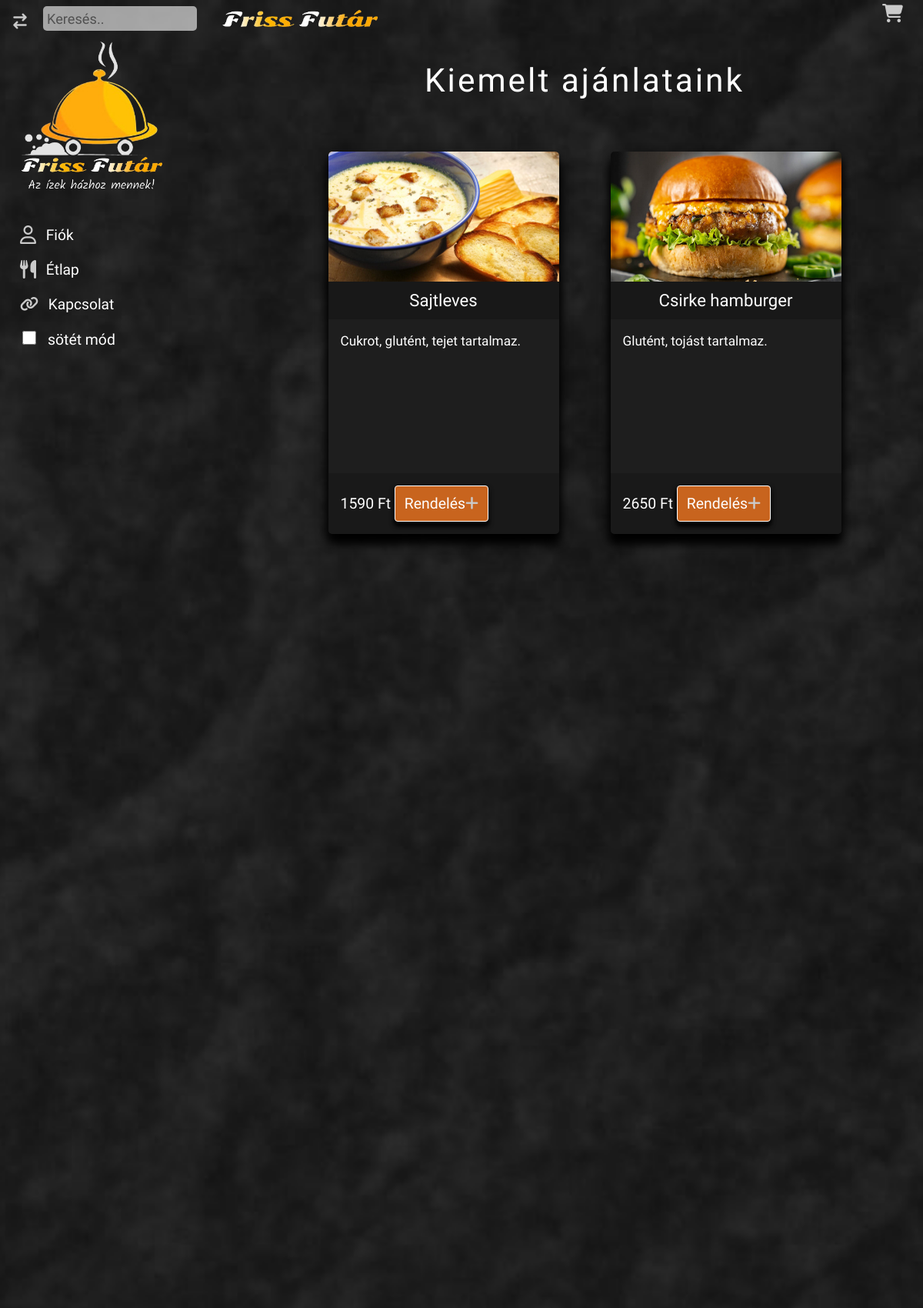
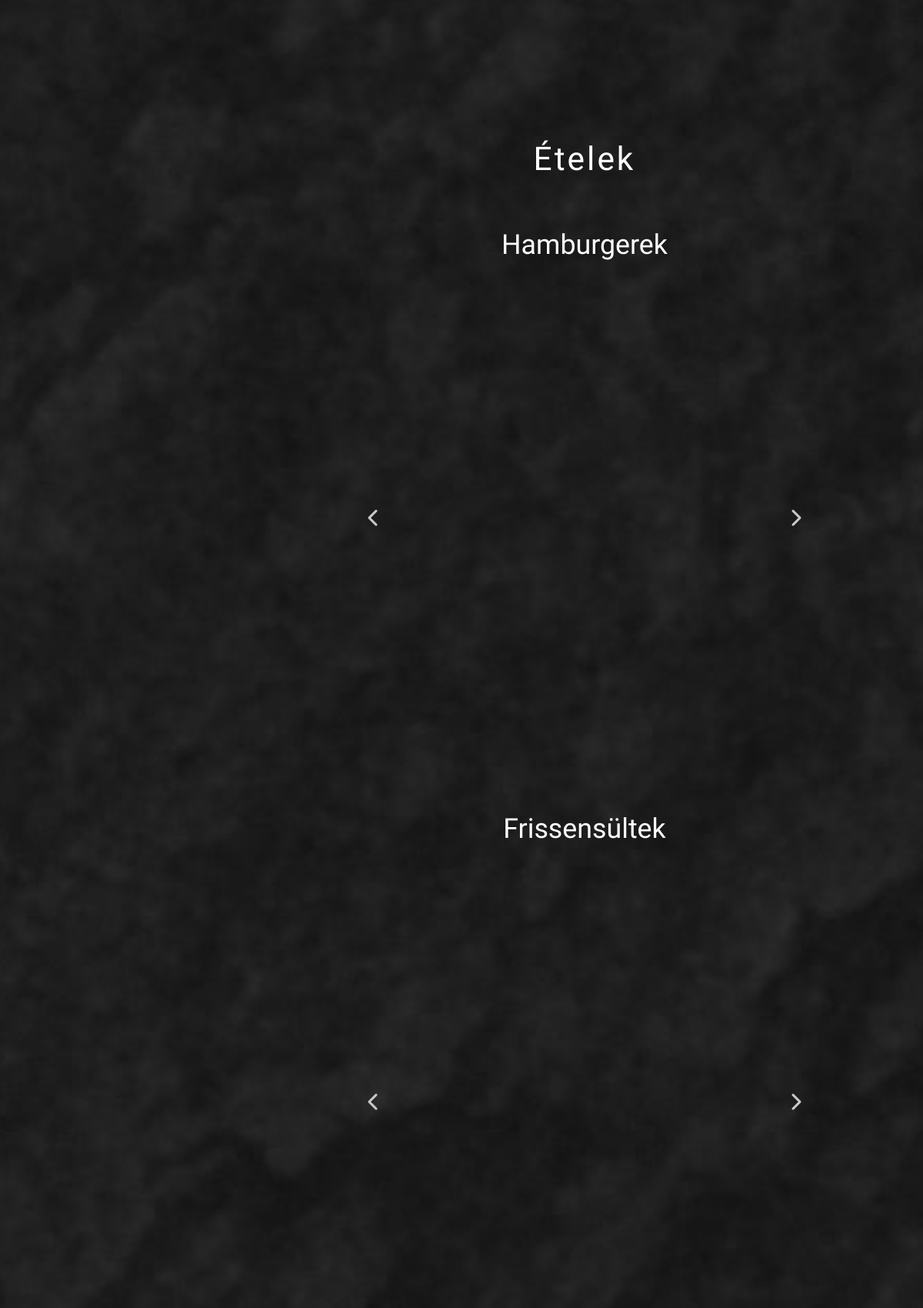
Page /app/index.php (upper part) on the committed database (2 pictures, top to bottom).
### tables this page shows
CREATE TABLE `termek` (
  `id` int(11) NOT NULL,
  `termek_csoport_id` int(11) NOT NULL,
  `megnevezes` varchar(100) NOT NULL,
  `leiras` varchar(100) NOT NULL,
  `kep` varchar(80) NOT NULL,
  `netto_egyseg_ar` int(11) NOT NULL,
  `mennyisegi_egysegek_id` int(11) NOT NULL,
  `afa_kulcs_id` int(11) NOT NULL
);

CREATE TABLE `termek_csoport` (
  `id` int(11) NOT NULL,
  `termek_kategoria_id` int(11) NOT NULL,
  `megnevezes` varchar(30) NOT NULL
);

### app/adatok.php (called while the page is built, shortened)
<?php
    $db = kapcs();
    $sql =  "SELECT t.id AS 'id', t.megnevezes AS 'megn', t.leiras AS 'leiras', t.kep AS 'kep',
            t.netto_egyseg_ar AS 'netto_ar', tcs.megnevezes AS 'csoport', a.kulcs AS 'afa_kulcs',
            m.megnevezes AS 'm_egyseg', tk.megnevezes AS 'kategoria'
            FROM termek AS t INNER JOIN afa_kulcsok AS a ON t.afa_kulcs_id = a.id
            INNER JOIN termek_csoport AS tcs ON t.termek_csoport_id = tcs.id
            INNER JOIN mennyisegi_egysegek AS m ON t.mennyisegi_egysegek_id = m.id
            INNER JOIN termek_kategoria AS tk ON tcs.termek_kategoria_id = tk.id";
    $sql_termekek= $db->query($sql);
    $termekek = $sql_termekek->fetchAll(PDO::FETCH_ASSOC);
    $sql =  "SELECT tcs.id AS 'id', tcs.megnevezes AS 'megn', tk.megnevezes AS 'kategoria'
            FROM termek_csoport AS tcs
            INNER JOIN termek_kategoria AS tk ON tcs.termek_kategoria_id = tk.id";
    $sql_csoportok = $db->query($sql);
    $csoportok = $sql_csoportok->fetchAll(PDO::FETCH_ASSOC);
?>

### app/termekek_megjelenit.php (the view, shortened to what this page needs)
<?php
function termekeketMegjelenit($kategoria,$termek_csoport_adatok,$adatok)
{
    $n = count($termek_csoport_adatok);
    for ($i=0; $i < $n; $i++) {
        if ($termek_csoport_adatok[$i]['kategoria']==$kategoria){
            $csoport = $termek_csoport_adatok[$i]['megn'];
            echo
            "<h3 id='$csoport'>$csoport</h3>
            <div class='menu-item-container' >
                <div class='lapoz'><button class='atlatszo-gomb' id='$csoport-elozo' onclick='balra(`$csoport`)'><i class='fa-solid fa-chevron-left fa-xl'></i></button></div>";
            echo "<div class='lapoz'><button class='atlatszo-gomb' id='$csoport-kovetkezo' onclick='jobbra(`$csoport`)'><i class='fa-solid fa-chevron-right fa-xl'></i></button></div>";
            echo "</div>";
        }
    }
}
?>

### app/index.php (shortened to what this page needs)
<?php
    include_once "adatok.php";
?>
<!DOCTYPE html>
<html lang="hu">
<head runat="server">
    <link href="https://cdn.jsdelivr.net/npm/bootstrap@5.3.0-alpha3/dist/css/bootstrap.min.css" rel="stylesheet"
>
    <link rel="stylesheet" href="css/indexDark.css">
</head>
<body id="body">
    <div class="wrapper">
        <aside id="sidebar">
            <div class="h-100">
                <div class="logo">
                    <div id="logokep"></div>
                </div>
                <button class="sidebar_toggle" type="button">
                    <i class="fa-solid fa-arrow-right-arrow-left fa-lg"></i>
                </button>
                <ul class="sidebar-nav">
                    <li class="sidebar-item">
                        <?php
                            if (!$_SESSION['belepettE']) {
                                echo '
                                <a href="#" class="sidebar-link collapsed" data-bs-toggle="collapse" data-bs-target="#fiok"
                                    aria-expanded="false" aria-controls="fiok">
                                    <i class="fa-regular fa-user fa-lg pe-2"></i>
                                    Fiók
                                </a>
                                <ul id="fiok" class="sidebar-dropdown list-unstyled collapse" data-bs-parent="#sidebar">
                                    <li class="sidebar-item">
                                        <a href="belep_regisztral.php" onclick="openLogin()" class="sidebar-link"><span
                                                class="fiok_al">Bejelentkezés</a>
                                    </li>
                                    <li class="sidebar-item">
                                        <a href="belep_regisztral.php" onclick="openRegister()" class="sidebar-link"><span
                                                class="fiok_al">Regisztráció</a>
                                    </li>
                                </ul></li>
                                ';
                            }
                            else{
                                echo'
                                <a href="#Kuponok" class="sidebar-link">
                                    <i class="fa-solid fa-tags pe-2"></i>
                                    Kuponok
                                </a></li>';
                            }
                        ?>
                    <li class="sidebar-item">
                        <a href="#" class="sidebar-link collapsed" data-bs-toggle="collapse" data-bs-target="#etlap"
                            aria-expanded="false" aria-controls="etlap">
                            <i class="fa-solid fa-utensils  fa-lg pe-2"></i>
                            Étlap
                        </a>
                    </li>
                    <li class="sidebar-item">
                        <a href="#kapcsolat" class="sidebar-link">
                            <i class="fa-solid fa-link pe-2"></i>
                            Kapcsolat
                        </a>
                    </li>
                    <li class="sidebar-item">
                        <div class="switch">
                            <div class="form-check">
                                <input class="input_check" type="checkbox" role="switch" id="theme" name="theme"
                                    onclick="toggleTheme()">
                                <label class="form-check-label" for="theme" id="tema_valtas">sötét mód</label>
                            </div>
                        </div>
                    </li>
                </ul>
            </div>
        </aside>
        <div class="main" id="fent">
            <header>
                <div class="navtop">
                    <nav class="navbar navbar-expand px-3">
                        <div class="nav-kosar">
                            <button class="atlatszo-gomb" onclick="kosarMegjelenit()"><i class="fa-solid fa-cart-shopping fa-xl" ></i></button>
                        </div>
                        <div class="nav-logo"></div>
                        <input class="kereses" type="text" placeholder="Keresés..">
                    </nav>
                </div>
            </header>
            <div class="content" id="cont">
                <h2>Kiemelt ajánlataink</h2>
                <div class="grid" id="heti_ajanlat_grid">
                    <?php
                        include_once "random_ajanlat.php";
                    ?>
                </div>
                <div class="menu">
                    <?php
                        include_once "termekek_megjelenit.php";
                        echo "<h2>Ételek</h2>";
                        termekeketMegjelenit("Étel",$termek_csoport_adatok,$adatok);
                    ?>
                </div>
            </div>
        </div>
</body>
</html>

### app/random_ajanlat.php (shortened to what this page needs)
<?php
$levesek = array();
$tesztak = array();
$pizzak = array();
$gyrosok = array();
$burgerek = array();
$frissensultek = array();
foreach ($adatok as $t) {
    switch ($t['csoport']) {
        case 'Levesek': array_push($levesek,$t['id']); break;
        case 'Pizzák': array_push($pizzak,$t['id']); break;
        case 'Tészták': array_push($tesztak,$t['id']); break;
        case 'Gyrosok': array_push($gyrosok,$t['id']); break;
        case 'Hamburgerek': array_push($burgerek,$t['id']); break;
        case 'Frissensültek': array_push($frissensultek,$t['id']); break;
        default: break;
    }
}
function random_termekeket_megjelenit($csoport,$adatok){
    $random = rand(0,count($csoport)-1);
    foreach ($adatok as $t) {
        if ($t['id'] == $csoport[$random]) {
            $kep = $t['kep'];
            $megnevezes = $t['megn'];
            $leiras = $t['leiras'];
            $brutto_ar = $t['ar'];
            echo"<div class='kartyak'>
                    <div class='kartya_tartalom-hidden'>
                        <div class='kartya-header'><img class='img-fluid kartya-img' src='img/$kep'
                                alt=''>$megnevezes</div>
                        <div class='kartya-body'>$leiras</div>
                        <div class='kartya-footer'>$brutto_ar Ft";
                    echo' <button  class="kosarhoz" onclick="HozzaAd('.$t['id'].',1)">Rendelés<i class="fa-solid fa-plus"></i></button>';
                echo"   </div>
                </div></div>";
        }
    }
}
random_termekeket_megjelenit($levesek,$adatok);
?>

### rows in the picture
termek: kep (picture), megnevezes "Sajtleves", leiras "Cukrot, glutént, tejet tartalmaz.", brutto_ar "1590"
termek: kep (picture), megnevezes "Csirke hamburger", leiras "Glutént, tojást tartalmaz.", brutto_ar "2650"
termek_csoport: megnevezes "Hamburgerek"
termek_csoport: megnevezes "Frissensültek"
